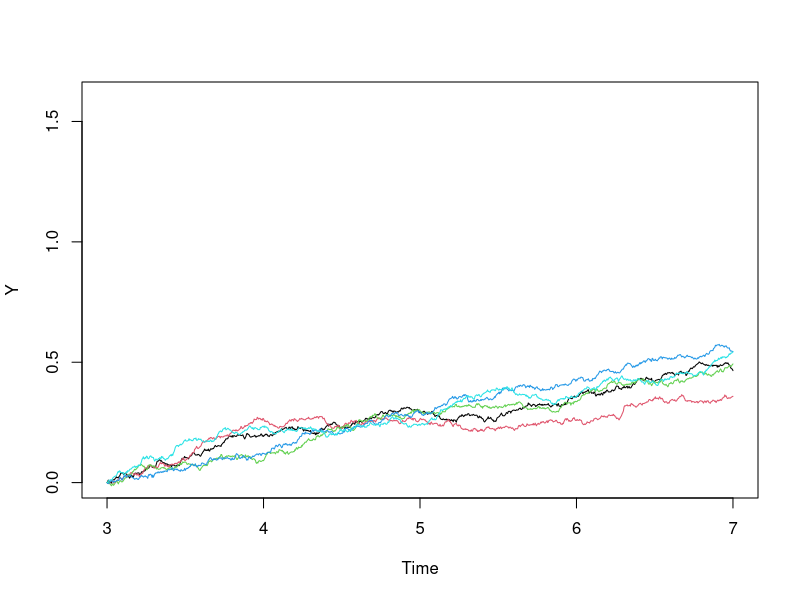

Write R code to recreate this figure.
# Euler-Maruyama Approximation
# Codes in https://en.wikipedia.org/wiki/Euler%E2%80%93Maruyama_method
# Programmed by Hyunwoo Gu 2019.05.21.
########################################################

## Model parameters
theta   = 0.1
mu      = 1.5  
sigma   = 0.06

## Simulation parameters
num_sim = 5    ### display five runs
t_init  = 3    ### initial time
t_end   = 7    ### ending time
N       = 1000 ### 1000 grid points
delta_t = (t_end - t_init) / N  ### discretized time
y_init  = 0    ### Y_0

## Simulation variables
ts    = seq(t_init, t_end, by=delta_t) ## series of time t
ys    = vector(length=N)               ## series of Y (initialized)
ys[1] = y_init                         ## initialize Y0

## Function definitions

### Deterministic
a  = function(y_n){ return(theta * (mu - y_n)) }
b  = function(y_n){ return(sigma) } ## not depend on y_n 

### Stochastic
dW = function(dt){ return(rnorm(1,mean=0,sd=sqrt(dt))) }

## Simultation
plot(NULL, type="n", xlab="Time", ylab="Y", xlim=c(t_init, t_end), ylim=c(0, mu+.1)) ## NULL plot

for (iter in 1:num_sim){
  for (i in 2:length(ts)){
    t     = (i-1)*delta_t ## increment of time by dt
    y     = ys[i-1]       ## current y
    ys[i] = y + a(y) * delta_t + b(y) * dW(delta_t) ## generate next observation
  }
  lines(ts, ys, col=iter)
}